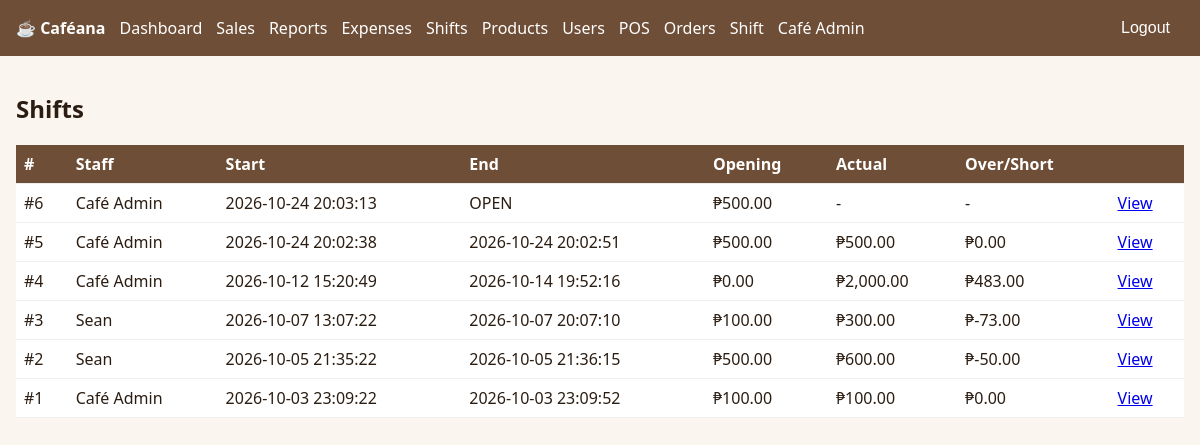
The app's page /admin/shifts (signed in) with its own data.
### tables this page shows
CREATE TABLE users(id INTEGER PRIMARY KEY,username TEXT UNIQUE NOT NULL,full_name TEXT NOT NULL,password_hash TEXT NOT NULL,
 role TEXT NOT NULL DEFAULT 'staff' CHECK(role IN('admin','staff')),status TEXT NOT NULL DEFAULT 'pending' CHECK(status IN('pending','active','rejected','inactive')),
 created_at TEXT NOT NULL DEFAULT(datetime('now','localtime')));

CREATE TABLE shifts(id INTEGER PRIMARY KEY,user_id INTEGER NOT NULL REFERENCES users(id),start_at TEXT NOT NULL DEFAULT(datetime('now','localtime')),end_at TEXT,
 opening_cash INTEGER NOT NULL,closing_cash INTEGER,expected_cash INTEGER,over_short INTEGER,status TEXT NOT NULL DEFAULT 'open' CHECK(status IN('open','closed')));

### app.py (the view)
@app.route("/admin/shifts")
@admin_required
def admin_shifts():
    rows = [[f"#{r['id']}", r["full_name"], r["start_at"], r["end_at"] or "OPEN", peso(r["opening_cash"]), peso(r["closing_cash"]) if r["closing_cash"] is not None else "-", peso(r["over_short"]) if r["over_short"] is not None else "-", f"/shift/{r['id']}"]
            for r in q("SELECT s.*,u.full_name FROM shifts s JOIN users u ON u.id=s.user_id ORDER BY s.id DESC LIMIT 200")]
    return render_template("table.html", title="Shifts", headers=["#", "Staff", "Start", "End", "Opening", "Actual", "Over/Short"], rows=rows)

### app.py (called while the page is built)
def db():
    if "db" not in g:
        g.db = sqlite3.connect(DB); g.db.row_factory = sqlite3.Row
        g.db.execute("PRAGMA foreign_keys=ON"); g.db.execute("PRAGMA busy_timeout=5000")
    return g.db

@app.teardown_appcontext
def _close(e):
    d = g.pop("db", None)
    if d: d.close()

def q(sql, a=()): return db().execute(sql, a).fetchall()

def q1(sql, a=()): return db().execute(sql, a).fetchone()

@app.template_filter("peso")
def peso(c): return "₱{:,.2f}".format((c or 0) / 100)

@app.before_request
def load():
    g.user = None
    if session.get("uid"):
        g.user = q1("SELECT * FROM users WHERE id=? AND status='active'", (session["uid"],))
        if not g.user: session.clear()
    if request.method == "POST":
        t = request.form.get("csrf") or request.headers.get("X-CSRF") or ""
        if not secrets.compare_digest(t, session.get("csrf", "")): abort(400)

@app.after_request
def headers(r):
    r.headers["X-Frame-Options"] = "DENY"; r.headers["X-Content-Type-Options"] = "nosniff"; r.headers["Referrer-Policy"] = "same-origin"
    r.headers["Content-Security-Policy"] = "default-src 'self'; img-src 'self' https: data:; style-src 'self' 'unsafe-inline'; script-src 'self' 'unsafe-inline'; frame-ancestors 'none'; form-action 'self'"
    if not request.path.startswith("/static/"): r.headers["Cache-Control"] = "no-store"  # no cached financial pages after logout
    if PROD: r.headers["Strict-Transport-Security"] = "max-age=31536000"
    return r

@app.context_processor
def ctx():
    session.setdefault("csrf", secrets.token_hex(16)); return dict(csrf=session["csrf"], user=getattr(g, "user", None))

def login_required(f):
    @wraps(f)
    def w(*a, **k):
        if not g.user: return redirect(url_for("login"))
        return f(*a, **k)
    return w

def admin_required(f):
    @wraps(f)
    @login_required
    def w(*a, **k):
        if g.user["role"] != "admin": abort(403)
        return f(*a, **k)
    return w

### templates/table.html (shortened to what this page needs)
{% extends "base.html" %}{% block body %}
<h2>{{ title }}</h2>
 {% if headers %}
<div style="overflow-x: auto">
  <table>
    <tr>
      {% for h in headers %}
      <th>{{ h }}</th>
      {% endfor %}
      <th></th>
    </tr>
    {% for r in rows %}
    <tr>
      {% for c in r[:headers|length] %}
      <td>{{ c }}</td>
      {% endfor %}
      <td>
        {% for l in r[headers|length:] %}{% set p = l.split('|') %}<a
          href="{{ p[-1] }}"
          >{{ p[0] if p|length>1 else 'View' }}</a
        >
        {% endfor %}
      </td>
    </tr>
    {% else %}
    <tr>
      <td colspan="9">No records.</td>
    </tr>
    {% endfor %}
  </table>
</div>
{% endif %} {% endblock %}

### templates/base.html (shortened to what this page needs)
<!doctype html>
<html lang="en">
  <head>
    <link
      rel="stylesheet"
      href="{{ url_for('static',filename='style.css') }}"
    />
  </head>
  <body>
    {% if user %}
    <nav>
      <b>☕ Caféana</b> {% if user.role=='admin' %}<a href="/admin/dashboard"
        >Dashboard</a
      ><a href="/admin/sales">Sales</a><a href="/admin/reports">Reports</a
      ><a href="/admin/expenses">Expenses</a><a href="/admin/shifts">Shifts</a
      ><a href="/admin/products">Products</a><a href="/admin/users">Users</a>{%
      endif %} <a href="/pos">POS</a><a href="/orders">Orders</a
      ><a href="/shift">Shift</a><a href="/profile">{{ user.full_name }}</a>
      <form method="post" action="/logout">
        <input type="hidden" name="csrf" value="{{ csrf }}" /><button
          class="alt"
        >
          Logout
        </button>
      </form>
    </nav>
    {% endif %}
    <main>
      {% block body %}{% endblock %}
    </main>
  </body>
</html>

### static/style.css (style rules this page uses)
:root { --bg: #faf5ee; --brown: #6f4e37; --accent: #d9822b; }
* { box-sizing: border-box; }
body { margin: 0; font-family: system-ui, sans-serif; background: var(--bg); color: #2b1d12; }
nav { background: var(--brown); color: #fff; display: flex; gap: 14px; align-items: center; padding: 10px 16px; flex-wrap: wrap; }
nav a { color: #fff; text-decoration: none; }
nav form { margin-left: auto; }
main { padding: 16px; max-width: 1200px; margin: auto; }
button, .btn { background: var(--accent); color: #fff; border: 0; border-radius: 8px; padding: 9px 14px; cursor: pointer; font-size: 1rem; text-decoration: none; display: inline-block; }
button.alt { background: var(--brown); }
table { width: 100%; border-collapse: collapse; background: #fff; }
th { background: var(--brown); color: #fff; text-align: left; }
td, th { padding: 8px; border-bottom: 1px solid #eee; }
a, button, .btn, input, select { transition: transform 0.15s ease, box-shadow 0.15s ease, background-color 0.15s ease, border-color 0.15s ease, color 0.15s ease; }

### records on screen
users: full_name "Café Admin"
shifts: headers "#6" "OPEN" "₱500.00" "-" "-", start_at "2026-10-24 20:03:13", p "View"
shifts: headers "#5" "₱500.00" "₱500.00" "₱0.00", start_at "2026-10-24 20:02:38", end_at "2026-10-24 20:02:51", p "View"
shifts: headers "#4" "₱0.00" "₱2,000.00" "₱483.00", start_at "2026-10-12 15:20:49", end_at "2026-10-14 19:52:16", p "View"
shifts: headers "#3" "₱100.00" "₱300.00" "₱-73.00", start_at "2026-10-07 13:07:22", end_at "2026-10-07 20:07:10", p "View"
users: full_name "Sean"
shifts: headers "#2" "₱500.00" "₱600.00" "₱-50.00", start_at "2026-10-05 21:35:22", end_at "2026-10-05 21:36:15", p "View"
shifts: headers "#1" "₱100.00" "₱100.00" "₱0.00", start_at "2026-10-03 23:09:22", end_at "2026-10-03 23:09:52", p "View"

### other values on screen
{{ title }} "Shifts"
{{ h }} "#" "Staff" "Start" "End" "Opening" "Actual" "Over/Short"
